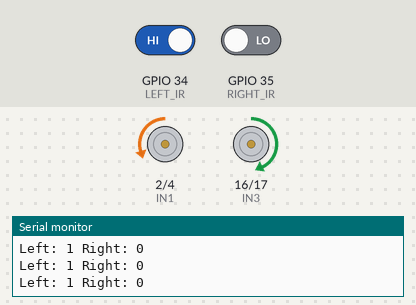
The sketch below on a simulated ESP32. Parts: motor-driver pin pairs drawn as motors (green arrow = first pin HIGH = forward, orange = second pin HIGH = backward, longer = more drive, scaled by the enable pin), the last lines printed to the serial monitor. The inputs (shaded band) are chosen by the test bench; at power-on: GPIO 34 (LEFT_IR) HIGH, GPIO 35 (RIGHT_IR) LOW.

Above: at 1.2 s.
1.3 s: GPIO 34 (LEFT_IR) driven LOW
At 2.4 s:
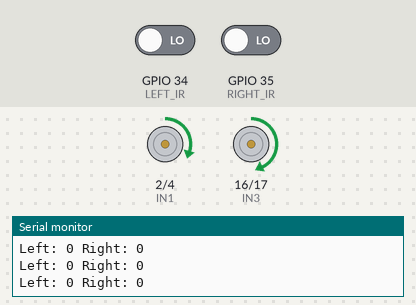
2.8 s: GPIO 35 (RIGHT_IR) driven HIGH
At 3.7 s:
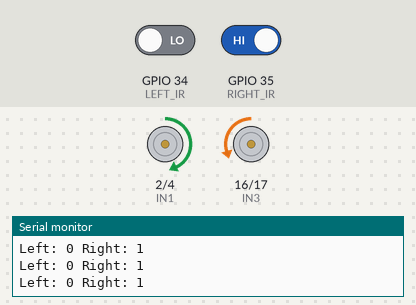
4.3 s: GPIO 34 (LEFT_IR) driven HIGH
At 5.1 s:
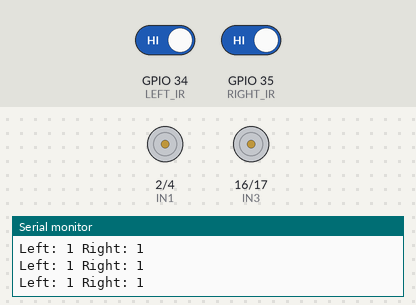
5.8 s: GPIO 35 (RIGHT_IR) driven LOW
At 6.4 s:
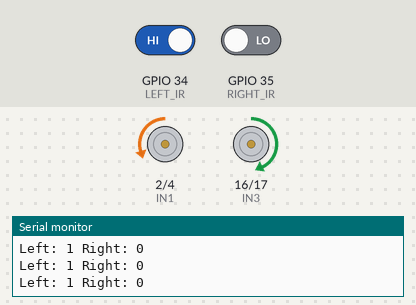
7.3 s: GPIO 35 (RIGHT_IR) driven HIGH
At 7.7 s:
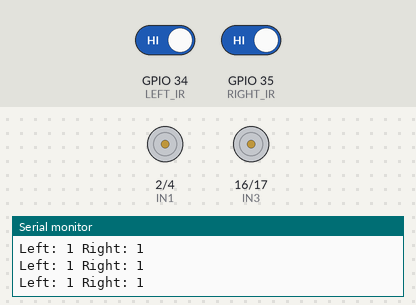
Timing chart, 0 to 9.8 s (numbered marks = the images above; inputs shaded):
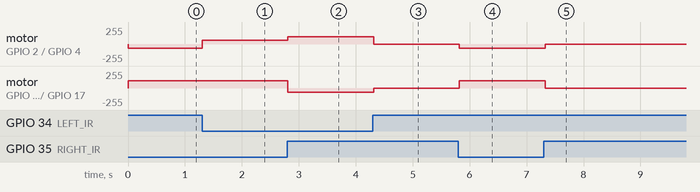

The sketch:

main.ino
```cpp
//Developer :- Sasidu - Tech

#define ENA 15
#define IN1 2
#define IN2 4

#define IN3 16
#define IN4 17
#define ENB 19

#define LEFT_IR 34
#define RIGHT_IR 35

void setup() {
  Serial.begin(115200);

  pinMode(ENA, OUTPUT);
  pinMode(ENB, OUTPUT);

  pinMode(IN1, OUTPUT);
  pinMode(IN2, OUTPUT);
  pinMode(IN3, OUTPUT);
  pinMode(IN4, OUTPUT);

  pinMode(LEFT_IR, INPUT);
  pinMode(RIGHT_IR, INPUT);

  analogWrite(ENA, 120);
  analogWrite(ENB, 120);
}

void loop() {

  int left = digitalRead(LEFT_IR);
  int right = digitalRead(RIGHT_IR);

  Serial.print("Left: ");
  Serial.print(left);
  Serial.print(" Right: ");
  Serial.println(right);

  if(left == 0 && right == 0){
    forward();
  }
  else if(left == 1 && right == 0){
    leftTurn();
  }
  else if(left == 0 && right == 1){
    rightTurn();
  }
  else{
    stopMotor();
  }

  delay(50);
}

void forward(){
  digitalWrite(IN1,HIGH);
  digitalWrite(IN2,LOW);

  digitalWrite(IN3,HIGH);
  digitalWrite(IN4,LOW);
}

void leftTurn(){

  analogWrite(ENA, 60);
  analogWrite(ENB, 110);
  digitalWrite(IN1,LOW);
  digitalWrite(IN2,HIGH);

  digitalWrite(IN3,HIGH);
  digitalWrite(IN4,LOW);
}

void rightTurn(){

  analogWrite(ENA, 110);
  analogWrite(ENB, 60);
  digitalWrite(IN1,HIGH);
  digitalWrite(IN2,LOW);

  digitalWrite(IN3,LOW);
  digitalWrite(IN4,HIGH);
}

void stopMotor(){
  digitalWrite(IN1,LOW);
  digitalWrite(IN2,LOW);

  digitalWrite(IN3,LOW);
  digitalWrite(IN4,LOW);
}
```

Measured:
- after the input at 1.3 s, motor on GPIO 2 (IN1) / GPIO 4 (IN2): backward 60/255 → forward 60/255 at once
- after the input at 2.8 s, motor on GPIO 2 (IN1) / GPIO 4 (IN2): forward 60/255 → forward 110/255 at once; motor on GPIO 16 (IN3) / GPIO 17 (IN4): forward 110/255 → backward 60/255 at once
- after the input at 4.3 s, motor on GPIO 2 (IN1) / GPIO 4 (IN2): forward 110/255 → stopped at once; motor on GPIO 16 (IN3) / GPIO 17 (IN4): backward 60/255 → stopped at once
- after the input at 5.8 s, motor on GPIO 2 (IN1) / GPIO 4 (IN2): stopped → backward 60/255 at once; motor on GPIO 16 (IN3) / GPIO 17 (IN4): stopped → forward 110/255 at once
- after the input at 7.3 s, motor on GPIO 2 (IN1) / GPIO 4 (IN2): backward 60/255 → stopped at once; motor on GPIO 16 (IN3) / GPIO 17 (IN4): forward 110/255 → stopped at once
